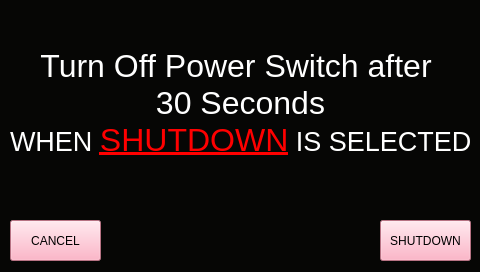
<?xml version="1.0" encoding="UTF-8"?>
<ui version="4.0">
 <class>poweroffmsgClass</class>
 <widget class="QWidget" name="poweroffmsgClass">
  <property name="geometry">
   <rect>
    <x>0</x>
    <y>0</y>
    <width>480</width>
    <height>272</height>
   </rect>
  </property>
  <property name="palette">
   <palette>
    <active>
     <colorrole role="WindowText">
      <brush brushstyle="SolidPattern">
       <color alpha="255">
        <red>255</red>
        <green>255</green>
        <blue>255</blue>
       </color>
      </brush>
     </colorrole>
     <colorrole role="Button">
      <brush brushstyle="SolidPattern">
       <color alpha="255">
        <red>6</red>
        <green>6</green>
        <blue>5</blue>
       </color>
      </brush>
     </colorrole>
     <colorrole role="Light">
      <brush brushstyle="SolidPattern">
       <color alpha="255">
        <red>9</red>
        <green>9</green>
        <blue>7</blue>
       </color>
      </brush>
     </colorrole>
     <colorrole role="Midlight">
      <brush brushstyle="SolidPattern">
       <color alpha="255">
        <red>7</red>
        <green>7</green>
        <blue>6</blue>
       </color>
      </brush>
     </colorrole>
     <colorrole role="Dark">
      <brush brushstyle="SolidPattern">
       <color alpha="255">
        <red>3</red>
        <green>3</green>
        <blue>2</blue>
       </color>
      </brush>
     </colorrole>
     <colorrole role="Mid">
      <brush brushstyle="SolidPattern">
       <color alpha="255">
        <red>4</red>
        <green>4</green>
        <blue>3</blue>
       </color>
      </brush>
     </colorrole>
     <colorrole role="Text">
      <brush brushstyle="SolidPattern">
       <color alpha="255">
        <red>255</red>
        <green>255</green>
        <blue>255</blue>
       </color>
      </brush>
     </colorrole>
     <colorrole role="BrightText">
      <brush brushstyle="SolidPattern">
       <color alpha="255">
        <red>255</red>
        <green>255</green>
        <blue>255</blue>
       </color>
      </brush>
     </colorrole>
     <colorrole role="ButtonText">
      <brush brushstyle="SolidPattern">
       <color alpha="255">
        <red>255</red>
        <green>255</green>
        <blue>255</blue>
       </color>
      </brush>
     </colorrole>
     <colorrole role="Base">
      <brush brushstyle="SolidPattern">
       <color alpha="255">
        <red>0</red>
        <green>0</green>
        <blue>0</blue>
       </color>
      </brush>
     </colorrole>
     <colorrole role="Window">
      <brush brushstyle="SolidPattern">
       <color alpha="255">
        <red>6</red>
        <green>6</green>
        <blue>5</blue>
       </color>
      </brush>
     </colorrole>
     <colorrole role="Shadow">
      <brush brushstyle="SolidPattern">
       <color alpha="255">
        <red>0</red>
        <green>0</green>
        <blue>0</blue>
       </color>
      </brush>
     </colorrole>
     <colorrole role="AlternateBase">
      <brush brushstyle="SolidPattern">
       <color alpha="255">
        <red>3</red>
        <green>3</green>
        <blue>2</blue>
       </color>
      </brush>
     </colorrole>
     <colorrole role="ToolTipBase">
      <brush brushstyle="SolidPattern">
       <color alpha="255">
        <red>255</red>
        <green>255</green>
        <blue>220</blue>
       </color>
      </brush>
     </colorrole>
     <colorrole role="ToolTipText">
      <brush brushstyle="SolidPattern">
       <color alpha="255">
        <red>0</red>
        <green>0</green>
        <blue>0</blue>
       </color>
      </brush>
     </colorrole>
    </active>
    <inactive>
     <colorrole role="WindowText">
      <brush brushstyle="SolidPattern">
       <color alpha="255">
        <red>255</red>
        <green>255</green>
        <blue>255</blue>
       </color>
      </brush>
     </colorrole>
     <colorrole role="Button">
      <brush brushstyle="SolidPattern">
       <color alpha="255">
        <red>6</red>
        <green>6</green>
        <blue>5</blue>
       </color>
      </brush>
     </colorrole>
     <colorrole role="Light">
      <brush brushstyle="SolidPattern">
       <color alpha="255">
        <red>9</red>
        <green>9</green>
        <blue>7</blue>
       </color>
      </brush>
     </colorrole>
     <colorrole role="Midlight">
      <brush brushstyle="SolidPattern">
       <color alpha="255">
        <red>7</red>
        <green>7</green>
        <blue>6</blue>
       </color>
      </brush>
     </colorrole>
     <colorrole role="Dark">
      <brush brushstyle="SolidPattern">
       <color alpha="255">
        <red>3</red>
        <green>3</green>
        <blue>2</blue>
       </color>
      </brush>
     </colorrole>
     <colorrole role="Mid">
      <brush brushstyle="SolidPattern">
       <color alpha="255">
        <red>4</red>
        <green>4</green>
        <blue>3</blue>
       </color>
      </brush>
     </colorrole>
     <colorrole role="Text">
      <brush brushstyle="SolidPattern">
       <color alpha="255">
        <red>255</red>
        <green>255</green>
        <blue>255</blue>
       </color>
      </brush>
     </colorrole>
     <colorrole role="BrightText">
      <brush brushstyle="SolidPattern">
       <color alpha="255">
        <red>255</red>
        <green>255</green>
        <blue>255</blue>
       </color>
      </brush>
     </colorrole>
     <colorrole role="ButtonText">
      <brush brushstyle="SolidPattern">
       <color alpha="255">
        <red>255</red>
        <green>255</green>
        <blue>255</blue>
       </color>
      </brush>
     </colorrole>
     <colorrole role="Base">
      <brush brushstyle="SolidPattern">
       <color alpha="255">
        <red>0</red>
        <green>0</green>
        <blue>0</blue>
       </color>
      </brush>
     </colorrole>
     <colorrole role="Window">
      <brush brushstyle="SolidPattern">
       <color alpha="255">
        <red>6</red>
        <green>6</green>
        <blue>5</blue>
       </color>
      </brush>
     </colorrole>
     <colorrole role="Shadow">
      <brush brushstyle="SolidPattern">
       <color alpha="255">
        <red>0</red>
        <green>0</green>
        <blue>0</blue>
       </color>
      </brush>
     </colorrole>
     <colorrole role="AlternateBase">
      <brush brushstyle="SolidPattern">
       <color alpha="255">
        <red>3</red>
        <green>3</green>
        <blue>2</blue>
       </color>
      </brush>
     </colorrole>
     <colorrole role="ToolTipBase">
      <brush brushstyle="SolidPattern">
       <color alpha="255">
        <red>255</red>
        <green>255</green>
        <blue>220</blue>
       </color>
      </brush>
     </colorrole>
     <colorrole role="ToolTipText">
      <brush brushstyle="SolidPattern">
       <color alpha="255">
        <red>0</red>
        <green>0</green>
        <blue>0</blue>
       </color>
      </brush>
     </colorrole>
    </inactive>
    <disabled>
     <colorrole role="WindowText">
      <brush brushstyle="SolidPattern">
       <color alpha="255">
        <red>3</red>
        <green>3</green>
        <blue>2</blue>
       </color>
      </brush>
     </colorrole>
     <colorrole role="Button">
      <brush brushstyle="SolidPattern">
       <color alpha="255">
        <red>6</red>
        <green>6</green>
        <blue>5</blue>
       </color>
      </brush>
     </colorrole>
     <colorrole role="Light">
      <brush brushstyle="SolidPattern">
       <color alpha="255">
        <red>9</red>
        <green>9</green>
        <blue>7</blue>
       </color>
      </brush>
     </colorrole>
     <colorrole role="Midlight">
      <brush brushstyle="SolidPattern">
       <color alpha="255">
        <red>7</red>
        <green>7</green>
        <blue>6</blue>
       </color>
      </brush>
     </colorrole>
     <colorrole role="Dark">
      <brush brushstyle="SolidPattern">
       <color alpha="255">
        <red>3</red>
        <green>3</green>
        <blue>2</blue>
       </color>
      </brush>
     </colorrole>
     <colorrole role="Mid">
      <brush brushstyle="SolidPattern">
       <color alpha="255">
        <red>4</red>
        <green>4</green>
        <blue>3</blue>
       </color>
      </brush>
     </colorrole>
     <colorrole role="Text">
      <brush brushstyle="SolidPattern">
       <color alpha="255">
        <red>3</red>
        <green>3</green>
        <blue>2</blue>
       </color>
      </brush>
     </colorrole>
     <colorrole role="BrightText">
      <brush brushstyle="SolidPattern">
       <color alpha="255">
        <red>255</red>
        <green>255</green>
        <blue>255</blue>
       </color>
      </brush>
     </colorrole>
     <colorrole role="ButtonText">
      <brush brushstyle="SolidPattern">
       <color alpha="255">
        <red>3</red>
        <green>3</green>
        <blue>2</blue>
       </color>
      </brush>
     </colorrole>
     <colorrole role="Base">
      <brush brushstyle="SolidPattern">
       <color alpha="255">
        <red>6</red>
        <green>6</green>
        <blue>5</blue>
       </color>
      </brush>
     </colorrole>
     <colorrole role="Window">
      <brush brushstyle="SolidPattern">
       <color alpha="255">
        <red>6</red>
        <green>6</green>
        <blue>5</blue>
       </color>
      </brush>
     </colorrole>
     <colorrole role="Shadow">
      <brush brushstyle="SolidPattern">
       <color alpha="255">
        <red>0</red>
        <green>0</green>
        <blue>0</blue>
       </color>
      </brush>
     </colorrole>
     <colorrole role="AlternateBase">
      <brush brushstyle="SolidPattern">
       <color alpha="255">
        <red>6</red>
        <green>6</green>
        <blue>5</blue>
       </color>
      </brush>
     </colorrole>
     <colorrole role="ToolTipBase">
      <brush brushstyle="SolidPattern">
       <color alpha="255">
        <red>255</red>
        <green>255</green>
        <blue>220</blue>
       </color>
      </brush>
     </colorrole>
     <colorrole role="ToolTipText">
      <brush brushstyle="SolidPattern">
       <color alpha="255">
        <red>0</red>
        <green>0</green>
        <blue>0</blue>
       </color>
      </brush>
     </colorrole>
    </disabled>
   </palette>
  </property>
  <property name="windowTitle">
   <string>poweroffmsg</string>
  </property>
  <widget class="QLabel" name="detTcdISigLabel_4">
   <property name="geometry">
    <rect>
     <x>10</x>
     <y>-120</y>
     <width>461</width>
     <height>321</height>
    </rect>
   </property>
   <property name="cursor">
    <cursorShape>BlankCursor</cursorShape>
   </property>
   <property name="layoutDirection">
    <enum>Qt::LeftToRight</enum>
   </property>
   <property name="text">
    <string>&lt;!DOCTYPE HTML PUBLIC &quot;-//W3C//DTD HTML 4.0//EN&quot; &quot;http://www.w3.org/TR/REC-html40/strict.dtd&quot;&gt;
&lt;html&gt;&lt;head&gt;&lt;meta name=&quot;qrichtext&quot; content=&quot;1&quot; /&gt;&lt;style type=&quot;text/css&quot;&gt;
p, li { white-space: pre-wrap; }
&lt;/style&gt;&lt;/head&gt;&lt;body style=&quot; font-family:'Ubuntu'; font-size:11pt; font-weight:400; font-style:normal;&quot;&gt;
&lt;table border=&quot;0&quot; style=&quot;-qt-table-type: root; margin-top:4px; margin-bottom:4px; margin-left:4px; margin-right:4px;&quot;&gt;
&lt;tr&gt;
&lt;td style=&quot;border: none;&quot;&gt;
&lt;p style=&quot;-qt-paragraph-type:empty; margin-top:0px; margin-bottom:0px; margin-left:0px; margin-right:0px; -qt-block-indent:0; text-indent:0px;&quot;&gt;&lt;/p&gt;
&lt;p style=&quot;-qt-paragraph-type:empty; margin-top:0px; margin-bottom:0px; margin-left:0px; margin-right:0px; -qt-block-indent:0; text-indent:0px;&quot;&gt;&lt;/p&gt;
&lt;p style=&quot;-qt-paragraph-type:empty; margin-top:0px; margin-bottom:0px; margin-left:0px; margin-right:0px; -qt-block-indent:0; text-indent:0px;&quot;&gt;&lt;/p&gt;
&lt;p style=&quot;-qt-paragraph-type:empty; margin-top:0px; margin-bottom:0px; margin-left:0px; margin-right:0px; -qt-block-indent:0; text-indent:0px;&quot;&gt;&lt;/p&gt;
&lt;p style=&quot;-qt-paragraph-type:empty; margin-top:0px; margin-bottom:0px; margin-left:0px; margin-right:0px; -qt-block-indent:0; text-indent:0px;&quot;&gt;&lt;/p&gt;
&lt;p style=&quot;-qt-paragraph-type:empty; margin-top:0px; margin-bottom:0px; margin-left:0px; margin-right:0px; -qt-block-indent:0; text-indent:0px;&quot;&gt;&lt;/p&gt;
&lt;p align=&quot;center&quot; style=&quot; margin-top:0px; margin-bottom:0px; margin-left:0px; margin-right:0px; -qt-block-indent:0; text-indent:0px;&quot;&gt;&lt;span style=&quot; font-family:'MS Shell Dlg 2'; font-size:24pt; color:#ffffff;&quot;&gt;Turn Off Power Switch after &lt;/span&gt;&lt;/p&gt;
&lt;p align=&quot;center&quot; style=&quot; margin-top:0px; margin-bottom:0px; margin-left:0px; margin-right:0px; -qt-block-indent:0; text-indent:0px;&quot;&gt;&lt;span style=&quot; font-family:'MS Shell Dlg 2'; font-size:24pt; color:#ffffff;&quot;&gt;30 Seconds&lt;/span&gt;&lt;/p&gt;
&lt;p align=&quot;center&quot; style=&quot; margin-top:0px; margin-bottom:0px; margin-left:0px; margin-right:0px; -qt-block-indent:0; text-indent:0px;&quot;&gt;&lt;span style=&quot; font-family:'MS Shell Dlg 2'; font-size:20pt; color:#ffffff;&quot;&gt;WHEN &lt;/span&gt;&lt;span style=&quot; font-family:'MS Shell Dlg 2'; font-size:24pt; text-decoration: underline; color:#ff0000;&quot;&gt;SHUTDOWN&lt;/span&gt;&lt;span style=&quot; font-family:'MS Shell Dlg 2'; font-size:20pt; color:#ffffff;&quot;&gt; IS SELECTED&lt;/span&gt;&lt;/p&gt;&lt;/td&gt;&lt;/tr&gt;&lt;/table&gt;&lt;/body&gt;&lt;/html&gt;</string>
   </property>
  </widget>
  <widget class="QPushButton" name="cancelButton">
   <property name="geometry">
    <rect>
     <x>10</x>
     <y>220</y>
     <width>91</width>
     <height>41</height>
    </rect>
   </property>
   <property name="minimumSize">
    <size>
     <width>55</width>
     <height>22</height>
    </size>
   </property>
   <property name="maximumSize">
    <size>
     <width>450</width>
     <height>242</height>
    </size>
   </property>
   <property name="palette">
    <palette>
     <active>
      <colorrole role="WindowText">
       <brush brushstyle="SolidPattern">
        <color alpha="255">
         <red>0</red>
         <green>0</green>
         <blue>0</blue>
        </color>
       </brush>
      </colorrole>
      <colorrole role="Button">
       <brush brushstyle="SolidPattern">
        <color alpha="255">
         <red>255</red>
         <green>160</green>
         <blue>184</blue>
        </color>
       </brush>
      </colorrole>
      <colorrole role="Light">
       <brush brushstyle="SolidPattern">
        <color alpha="255">
         <red>255</red>
         <green>255</green>
         <blue>255</blue>
        </color>
       </brush>
      </colorrole>
      <colorrole role="Midlight">
       <brush brushstyle="SolidPattern">
        <color alpha="255">
         <red>255</red>
         <green>207</green>
         <blue>219</blue>
        </color>
       </brush>
      </colorrole>
      <colorrole role="Dark">
       <brush brushstyle="SolidPattern">
        <color alpha="255">
         <red>127</red>
         <green>80</green>
         <blue>92</blue>
        </color>
       </brush>
      </colorrole>
      <colorrole role="Mid">
       <brush brushstyle="SolidPattern">
        <color alpha="255">
         <red>170</red>
         <green>107</green>
         <blue>123</blue>
        </color>
       </brush>
      </colorrole>
      <colorrole role="Text">
       <brush brushstyle="SolidPattern">
        <color alpha="255">
         <red>0</red>
         <green>0</green>
         <blue>0</blue>
        </color>
       </brush>
      </colorrole>
      <colorrole role="BrightText">
       <brush brushstyle="SolidPattern">
        <color alpha="255">
         <red>255</red>
         <green>255</green>
         <blue>255</blue>
        </color>
       </brush>
      </colorrole>
      <colorrole role="ButtonText">
       <brush brushstyle="SolidPattern">
        <color alpha="255">
         <red>0</red>
         <green>0</green>
         <blue>0</blue>
        </color>
       </brush>
      </colorrole>
      <colorrole role="Base">
       <brush brushstyle="SolidPattern">
        <color alpha="255">
         <red>255</red>
         <green>255</green>
         <blue>255</blue>
        </color>
       </brush>
      </colorrole>
      <colorrole role="Window">
       <brush brushstyle="SolidPattern">
        <color alpha="255">
         <red>255</red>
         <green>160</green>
         <blue>184</blue>
        </color>
       </brush>
      </colorrole>
      <colorrole role="Shadow">
       <brush brushstyle="SolidPattern">
        <color alpha="255">
         <red>0</red>
         <green>0</green>
         <blue>0</blue>
        </color>
       </brush>
      </colorrole>
      <colorrole role="AlternateBase">
       <brush brushstyle="SolidPattern">
        <color alpha="255">
         <red>255</red>
         <green>207</green>
         <blue>219</blue>
        </color>
       </brush>
      </colorrole>
      <colorrole role="ToolTipBase">
       <brush brushstyle="SolidPattern">
        <color alpha="255">
         <red>255</red>
         <green>255</green>
         <blue>220</blue>
        </color>
       </brush>
      </colorrole>
      <colorrole role="ToolTipText">
       <brush brushstyle="SolidPattern">
        <color alpha="255">
         <red>0</red>
         <green>0</green>
         <blue>0</blue>
        </color>
       </brush>
      </colorrole>
     </active>
     <inactive>
      <colorrole role="WindowText">
       <brush brushstyle="SolidPattern">
        <color alpha="255">
         <red>0</red>
         <green>0</green>
         <blue>0</blue>
        </color>
       </brush>
      </colorrole>
      <colorrole role="Button">
       <brush brushstyle="SolidPattern">
        <color alpha="255">
         <red>255</red>
         <green>160</green>
         <blue>184</blue>
        </color>
       </brush>
      </colorrole>
      <colorrole role="Light">
       <brush brushstyle="SolidPattern">
        <color alpha="255">
         <red>255</red>
         <green>255</green>
         <blue>255</blue>
        </color>
       </brush>
      </colorrole>
      <colorrole role="Midlight">
       <brush brushstyle="SolidPattern">
        <color alpha="255">
         <red>255</red>
         <green>207</green>
         <blue>219</blue>
        </color>
       </brush>
      </colorrole>
      <colorrole role="Dark">
       <brush brushstyle="SolidPattern">
        <color alpha="255">
         <red>127</red>
         <green>80</green>
         <blue>92</blue>
        </color>
       </brush>
      </colorrole>
      <colorrole role="Mid">
       <brush brushstyle="SolidPattern">
        <color alpha="255">
         <red>170</red>
         <green>107</green>
         <blue>123</blue>
        </color>
       </brush>
      </colorrole>
      <colorrole role="Text">
       <brush brushstyle="SolidPattern">
        <color alpha="255">
         <red>0</red>
         <green>0</green>
         <blue>0</blue>
        </color>
       </brush>
      </colorrole>
      <colorrole role="BrightText">
       <brush brushstyle="SolidPattern">
        <color alpha="255">
         <red>255</red>
         <green>255</green>
         <blue>255</blue>
        </color>
       </brush>
      </colorrole>
      <colorrole role="ButtonText">
       <brush brushstyle="SolidPattern">
        <color alpha="255">
         <red>0</red>
         <green>0</green>
         <blue>0</blue>
        </color>
       </brush>
      </colorrole>
      <colorrole role="Base">
       <brush brushstyle="SolidPattern">
        <color alpha="255">
         <red>255</red>
         <green>255</green>
         <blue>255</blue>
        </color>
       </brush>
      </colorrole>
      <colorrole role="Window">
       <brush brushstyle="SolidPattern">
        <color alpha="255">
         <red>255</red>
         <green>160</green>
         <blue>184</blue>
        </color>
       </brush>
      </colorrole>
      <colorrole role="Shadow">
       <brush brushstyle="SolidPattern">
        <color alpha="255">
         <red>0</red>
         <green>0</green>
         <blue>0</blue>
        </color>
       </brush>
      </colorrole>
      <colorrole role="AlternateBase">
       <brush brushstyle="SolidPattern">
        <color alpha="255">
         <red>255</red>
         <green>207</green>
         <blue>219</blue>
        </color>
       </brush>
      </colorrole>
      <colorrole role="ToolTipBase">
       <brush brushstyle="SolidPattern">
        <color alpha="255">
         <red>255</red>
         <green>255</green>
         <blue>220</blue>
        </color>
       </brush>
      </colorrole>
      <colorrole role="ToolTipText">
       <brush brushstyle="SolidPattern">
        <color alpha="255">
         <red>0</red>
         <green>0</green>
         <blue>0</blue>
        </color>
       </brush>
      </colorrole>
     </inactive>
     <disabled>
      <colorrole role="WindowText">
       <brush brushstyle="SolidPattern">
        <color alpha="255">
         <red>127</red>
         <green>80</green>
         <blue>92</blue>
        </color>
       </brush>
      </colorrole>
      <colorrole role="Button">
       <brush brushstyle="SolidPattern">
        <color alpha="255">
         <red>255</red>
         <green>160</green>
         <blue>184</blue>
        </color>
       </brush>
      </colorrole>
      <colorrole role="Light">
       <brush brushstyle="SolidPattern">
        <color alpha="255">
         <red>255</red>
         <green>255</green>
         <blue>255</blue>
        </color>
       </brush>
      </colorrole>
      <colorrole role="Midlight">
       <brush brushstyle="SolidPattern">
        <color alpha="255">
         <red>255</red>
         <green>207</green>
         <blue>219</blue>
        </color>
       </brush>
      </colorrole>
      <colorrole role="Dark">
       <brush brushstyle="SolidPattern">
        <color alpha="255">
         <red>127</red>
         <green>80</green>
         <blue>92</blue>
        </color>
       </brush>
      </colorrole>
      <colorrole role="Mid">
       <brush brushstyle="SolidPattern">
        <color alpha="255">
         <red>170</red>
         <green>107</green>
         <blue>123</blue>
        </color>
       </brush>
      </colorrole>
      <colorrole role="Text">
       <brush brushstyle="SolidPattern">
        <color alpha="255">
         <red>127</red>
         <green>80</green>
         <blue>92</blue>
        </color>
       </brush>
      </colorrole>
      <colorrole role="BrightText">
       <brush brushstyle="SolidPattern">
        <color alpha="255">
         <red>255</red>
         <green>255</green>
         <blue>255</blue>
        </color>
       </brush>
      </colorrole>
      <colorrole role="ButtonText">
       <brush brushstyle="SolidPattern">
        <color alpha="255">
         <red>127</red>
         <green>80</green>
         <blue>92</blue>
        </color>
       </brush>
      </colorrole>
      <colorrole role="Base">
       <brush brushstyle="SolidPattern">
        <color alpha="255">
         <red>255</red>
         <green>160</green>
         <blue>184</blue>
        </color>
       </brush>
      </colorrole>
      <colorrole role="Window">
       <brush brushstyle="SolidPattern">
        <color alpha="255">
         <red>255</red>
         <green>160</green>
         <blue>184</blue>
        </color>
       </brush>
      </colorrole>
      <colorrole role="Shadow">
       <brush brushstyle="SolidPattern">
        <color alpha="255">
         <red>0</red>
         <green>0</green>
         <blue>0</blue>
        </color>
       </brush>
      </colorrole>
      <colorrole role="AlternateBase">
       <brush brushstyle="SolidPattern">
        <color alpha="255">
         <red>255</red>
         <green>160</green>
         <blue>184</blue>
        </color>
       </brush>
      </colorrole>
      <colorrole role="ToolTipBase">
       <brush brushstyle="SolidPattern">
        <color alpha="255">
         <red>255</red>
         <green>255</green>
         <blue>220</blue>
        </color>
       </brush>
      </colorrole>
      <colorrole role="ToolTipText">
       <brush brushstyle="SolidPattern">
        <color alpha="255">
         <red>0</red>
         <green>0</green>
         <blue>0</blue>
        </color>
       </brush>
      </colorrole>
     </disabled>
    </palette>
   </property>
   <property name="cursor">
    <cursorShape>BlankCursor</cursorShape>
   </property>
   <property name="focusPolicy">
    <enum>Qt::NoFocus</enum>
   </property>
   <property name="text">
    <string>CANCEL</string>
   </property>
  </widget>
  <widget class="QPushButton" name="shutdowmButton_">
   <property name="geometry">
    <rect>
     <x>380</x>
     <y>220</y>
     <width>91</width>
     <height>41</height>
    </rect>
   </property>
   <property name="minimumSize">
    <size>
     <width>55</width>
     <height>22</height>
    </size>
   </property>
   <property name="maximumSize">
    <size>
     <width>450</width>
     <height>242</height>
    </size>
   </property>
   <property name="palette">
    <palette>
     <active>
      <colorrole role="WindowText">
       <brush brushstyle="SolidPattern">
        <color alpha="255">
         <red>0</red>
         <green>0</green>
         <blue>0</blue>
        </color>
       </brush>
      </colorrole>
      <colorrole role="Button">
       <brush brushstyle="SolidPattern">
        <color alpha="255">
         <red>255</red>
         <green>160</green>
         <blue>184</blue>
        </color>
       </brush>
      </colorrole>
      <colorrole role="Light">
       <brush brushstyle="SolidPattern">
        <color alpha="255">
         <red>255</red>
         <green>255</green>
         <blue>255</blue>
        </color>
       </brush>
      </colorrole>
      <colorrole role="Midlight">
       <brush brushstyle="SolidPattern">
        <color alpha="255">
         <red>255</red>
         <green>207</green>
         <blue>219</blue>
        </color>
       </brush>
      </colorrole>
      <colorrole role="Dark">
       <brush brushstyle="SolidPattern">
        <color alpha="255">
         <red>127</red>
         <green>80</green>
         <blue>92</blue>
        </color>
       </brush>
      </colorrole>
      <colorrole role="Mid">
       <brush brushstyle="SolidPattern">
        <color alpha="255">
         <red>170</red>
         <green>107</green>
         <blue>123</blue>
        </color>
       </brush>
      </colorrole>
      <colorrole role="Text">
       <brush brushstyle="SolidPattern">
        <color alpha="255">
         <red>0</red>
         <green>0</green>
         <blue>0</blue>
        </color>
       </brush>
      </colorrole>
      <colorrole role="BrightText">
       <brush brushstyle="SolidPattern">
        <color alpha="255">
         <red>255</red>
         <green>255</green>
         <blue>255</blue>
        </color>
       </brush>
      </colorrole>
      <colorrole role="ButtonText">
       <brush brushstyle="SolidPattern">
        <color alpha="255">
         <red>0</red>
         <green>0</green>
         <blue>0</blue>
        </color>
       </brush>
      </colorrole>
      <colorrole role="Base">
       <brush brushstyle="SolidPattern">
        <color alpha="255">
         <red>255</red>
         <green>255</green>
         <blue>255</blue>
        </color>
       </brush>
      </colorrole>
      <colorrole role="Window">
       <brush brushstyle="SolidPattern">
        <color alpha="255">
         <red>255</red>
         <green>160</green>
         <blue>184</blue>
        </color>
       </brush>
      </colorrole>
      <colorrole role="Shadow">
       <brush brushstyle="SolidPattern">
        <color alpha="255">
         <red>0</red>
         <green>0</green>
         <blue>0</blue>
        </color>
       </brush>
      </colorrole>
      <colorrole role="AlternateBase">
       <brush brushstyle="SolidPattern">
        <color alpha="255">
         <red>255</red>
         <green>207</green>
         <blue>219</blue>
        </color>
       </brush>
      </colorrole>
      <colorrole role="ToolTipBase">
       <brush brushstyle="SolidPattern">
        <color alpha="255">
         <red>255</red>
         <green>255</green>
         <blue>220</blue>
        </color>
       </brush>
      </colorrole>
      <colorrole role="ToolTipText">
       <brush brushstyle="SolidPattern">
        <color alpha="255">
         <red>0</red>
         <green>0</green>
         <blue>0</blue>
        </color>
       </brush>
      </colorrole>
     </active>
     <inactive>
      <colorrole role="WindowText">
       <brush brushstyle="SolidPattern">
        <color alpha="255">
         <red>0</red>
         <green>0</green>
         <blue>0</blue>
        </color>
       </brush>
      </colorrole>
      <colorrole role="Button">
       <brush brushstyle="SolidPattern">
        <color alpha="255">
         <red>255</red>
         <green>160</green>
         <blue>184</blue>
        </color>
       </brush>
      </colorrole>
      <colorrole role="Light">
       <brush brushstyle="SolidPattern">
        <color alpha="255">
         <red>255</red>
         <green>255</green>
         <blue>255</blue>
        </color>
       </brush>
      </colorrole>
      <colorrole role="Midlight">
       <brush brushstyle="SolidPattern">
        <color alpha="255">
         <red>255</red>
         <green>207</green>
         <blue>219</blue>
        </color>
       </brush>
      </colorrole>
      <colorrole role="Dark">
       <brush brushstyle="SolidPattern">
        <color alpha="255">
         <red>127</red>
         <green>80</green>
         <blue>92</blue>
        </color>
       </brush>
      </colorrole>
      <colorrole role="Mid">
       <brush brushstyle="SolidPattern">
        <color alpha="255">
         <red>170</red>
         <green>107</green>
         <blue>123</blue>
        </color>
       </brush>
      </colorrole>
      <colorrole role="Text">
       <brush brushstyle="SolidPattern">
        <color alpha="255">
         <red>0</red>
         <green>0</green>
         <blue>0</blue>
        </color>
       </brush>
      </colorrole>
      <colorrole role="BrightText">
       <brush brushstyle="SolidPattern">
        <color alpha="255">
         <red>255</red>
         <green>255</green>
         <blue>255</blue>
        </color>
       </brush>
      </colorrole>
      <colorrole role="ButtonText">
       <brush brushstyle="SolidPattern">
        <color alpha="255">
         <red>0</red>
         <green>0</green>
         <blue>0</blue>
        </color>
       </brush>
      </colorrole>
      <colorrole role="Base">
       <brush brushstyle="SolidPattern">
        <color alpha="255">
         <red>255</red>
         <green>255</green>
         <blue>255</blue>
        </color>
       </brush>
      </colorrole>
      <colorrole role="Window">
       <brush brushstyle="SolidPattern">
        <color alpha="255">
         <red>255</red>
         <green>160</green>
         <blue>184</blue>
        </color>
       </brush>
      </colorrole>
      <colorrole role="Shadow">
       <brush brushstyle="SolidPattern">
        <color alpha="255">
         <red>0</red>
         <green>0</green>
         <blue>0</blue>
        </color>
       </brush>
      </colorrole>
      <colorrole role="AlternateBase">
       <brush brushstyle="SolidPattern">
        <color alpha="255">
         <red>255</red>
         <green>207</green>
         <blue>219</blue>
        </color>
       </brush>
      </colorrole>
      <colorrole role="ToolTipBase">
       <brush brushstyle="SolidPattern">
        <color alpha="255">
         <red>255</red>
         <green>255</green>
         <blue>220</blue>
        </color>
       </brush>
      </colorrole>
      <colorrole role="ToolTipText">
       <brush brushstyle="SolidPattern">
        <color alpha="255">
         <red>0</red>
         <green>0</green>
         <blue>0</blue>
        </color>
       </brush>
      </colorrole>
     </inactive>
     <disabled>
      <colorrole role="WindowText">
       <brush brushstyle="SolidPattern">
        <color alpha="255">
         <red>127</red>
         <green>80</green>
         <blue>92</blue>
        </color>
       </brush>
      </colorrole>
      <colorrole role="Button">
       <brush brushstyle="SolidPattern">
        <color alpha="255">
         <red>255</red>
         <green>160</green>
         <blue>184</blue>
        </color>
       </brush>
      </colorrole>
      <colorrole role="Light">
       <brush brushstyle="SolidPattern">
        <color alpha="255">
         <red>255</red>
         <green>255</green>
         <blue>255</blue>
        </color>
       </brush>
      </colorrole>
      <colorrole role="Midlight">
       <brush brushstyle="SolidPattern">
        <color alpha="255">
         <red>255</red>
         <green>207</green>
         <blue>219</blue>
        </color>
       </brush>
      </colorrole>
      <colorrole role="Dark">
       <brush brushstyle="SolidPattern">
        <color alpha="255">
         <red>127</red>
         <green>80</green>
         <blue>92</blue>
        </color>
       </brush>
      </colorrole>
      <colorrole role="Mid">
       <brush brushstyle="SolidPattern">
        <color alpha="255">
         <red>170</red>
         <green>107</green>
         <blue>123</blue>
        </color>
       </brush>
      </colorrole>
      <colorrole role="Text">
       <brush brushstyle="SolidPattern">
        <color alpha="255">
         <red>127</red>
         <green>80</green>
         <blue>92</blue>
        </color>
       </brush>
      </colorrole>
      <colorrole role="BrightText">
       <brush brushstyle="SolidPattern">
        <color alpha="255">
         <red>255</red>
         <green>255</green>
         <blue>255</blue>
        </color>
       </brush>
      </colorrole>
      <colorrole role="ButtonText">
       <brush brushstyle="SolidPattern">
        <color alpha="255">
         <red>127</red>
         <green>80</green>
         <blue>92</blue>
        </color>
       </brush>
      </colorrole>
      <colorrole role="Base">
       <brush brushstyle="SolidPattern">
        <color alpha="255">
         <red>255</red>
         <green>160</green>
         <blue>184</blue>
        </color>
       </brush>
      </colorrole>
      <colorrole role="Window">
       <brush brushstyle="SolidPattern">
        <color alpha="255">
         <red>255</red>
         <green>160</green>
         <blue>184</blue>
        </color>
       </brush>
      </colorrole>
      <colorrole role="Shadow">
       <brush brushstyle="SolidPattern">
        <color alpha="255">
         <red>0</red>
         <green>0</green>
         <blue>0</blue>
        </color>
       </brush>
      </colorrole>
      <colorrole role="AlternateBase">
       <brush brushstyle="SolidPattern">
        <color alpha="255">
         <red>255</red>
         <green>160</green>
         <blue>184</blue>
        </color>
       </brush>
      </colorrole>
      <colorrole role="ToolTipBase">
       <brush brushstyle="SolidPattern">
        <color alpha="255">
         <red>255</red>
         <green>255</green>
         <blue>220</blue>
        </color>
       </brush>
      </colorrole>
      <colorrole role="ToolTipText">
       <brush brushstyle="SolidPattern">
        <color alpha="255">
         <red>0</red>
         <green>0</green>
         <blue>0</blue>
        </color>
       </brush>
      </colorrole>
     </disabled>
    </palette>
   </property>
   <property name="cursor">
    <cursorShape>BlankCursor</cursorShape>
   </property>
   <property name="focusPolicy">
    <enum>Qt::NoFocus</enum>
   </property>
   <property name="text">
    <string>SHUTDOWN</string>
   </property>
  </widget>
 </widget>
 <layoutdefault spacing="6" margin="11"/>
 <resources/>
 <connections/>
</ui>
